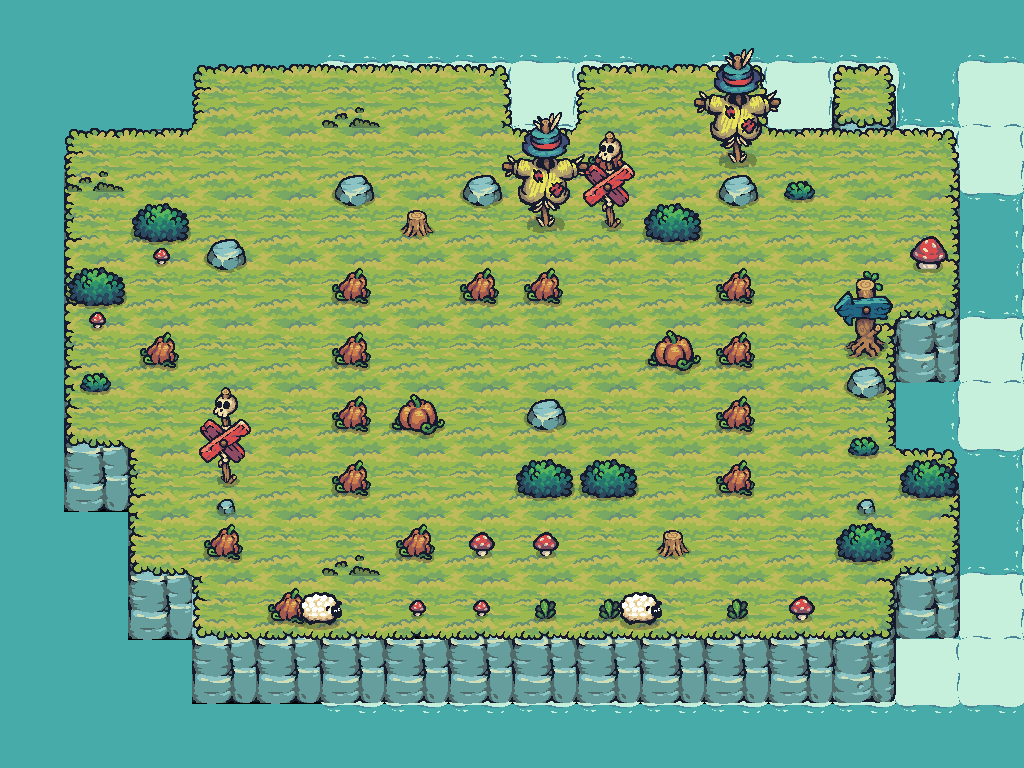

A 2D game scene composited from a Tiled map and its tileset images. What follows is a short description and the map's XML, with each tile layer's data collapsed to a summary:
An orthogonal 16x12 tile map with 64x64 px tiles, 12 tile layers (Water, Foam, layerforedge, new game bg, ...), 24 tilesets and 37 objects (27x Block, 6x Tree, PlayerCheckpoint, AntiPlayerCheckpoint, Player, ...).

<map version="1.10" tiledversion="1.11.0" orientation="orthogonal" renderorder="right-down" width="16" height="12" tilewidth="64" tileheight="64" infinite="0" nextlayerid="29" nextobjectid="11">
 <properties>
  <property name="Star1" type="int" value="4" />
  <property name="Star2" type="int" value="9" />
  <property name="Star3" type="int" value="15" />
 </properties>
 <tileset firstgid="1" source="Terrain.tsx" />
 <tileset firstgid="41" source="Castle_Red.tsx" />
 <tileset firstgid="61" source="Tree.tsx" />
 <tileset firstgid="169" source="17.tsx" />
 <tileset firstgid="171" source="Tower_Blue.tsx" />
 <tileset firstgid="179" source="01.tsx" />
 <tileset firstgid="180" source="06.tsx" />
 <tileset firstgid="181" source="18.tsx" />
 <tileset firstgid="190" source="09.tsx" />
 <tileset firstgid="191" source="12.tsx" />
 <tileset firstgid="192" source="16.tsx" />
 <tileset firstgid="194" source="Castle_Destroyed.tsx" />
 <tileset firstgid="214" source="HappySheep_Idle.tsx" />
 <tileset firstgid="222" source="Tree_192.tsx" />
 <tileset firstgid="234" source="Water.tsx" />
 <tileset firstgid="235" source="Foam_192.tsx" />
 <tileset firstgid="243" source="Tilemap_Elevation.tsx" />
 <tileset firstgid="275" source="02.tsx" />
 <tileset firstgid="276" source="03.tsx" />
 <tileset firstgid="277" source="04.tsx" />
 <tileset firstgid="278" source="07.tsx" />
 <tileset firstgid="279" source="10.tsx" />
 <tileset firstgid="280" source="TX Props.tsx" />
 <tileset firstgid="344" source="13.tsx" />
 <group id="26" name="Common">
  <layer id="13" name="Water" width="16" height="12">
   <data>[192 cells, 88 non-empty, 1 distinct tile ids]</data>
  </layer>
  <layer id="14" name="Foam" width="16" height="12" offsetx="128" offsety="0">
   <data>[192 cells, 44 non-empty, 1 distinct tile ids]</data>
  </layer>
  <layer id="19" name="layerforedge" width="16" height="12">
   <data>[192 cells, 30 non-empty, 11 distinct tile ids]</data>
  </layer>
  <layer id="15" name="new game bg" width="16" height="12">
   <data>[192 cells, 128 non-empty, 12 distinct tile ids]</data>
  </layer>
  <layer id="24" name="eat" width="16" height="12">
   <data>[192 cells, 5 non-empty, 3 distinct tile ids]</data>
  </layer>
  <layer id="27" name="grass" width="16" height="12">
   <data>[192 cells, 3 non-empty, 1 distinct tile ids]</data>
  </layer>
  <layer id="17" name="props" width="16" height="12" offsetx="0" offsety="32">
   <data>[192 cells, 17 non-empty, 7 distinct tile ids]</data>
  </layer>
  <layer id="18" name="propsLayer2" width="16" height="12">
   <data>[192 cells, 15 non-empty, 12 distinct tile ids]</data>
  </layer>
  <objectgroup id="21" name="TreesOutSideGameGrid" class="TreesOutSideGameGrid">
   <object id="3" name="Tree" type="Tree" x="192" y="128" width="64" height="64" />
   <object id="5" name="Tree" type="Tree" x="256" y="128" width="64" height="64" />
   <object id="6" name="Tree" type="Tree" x="384" y="128" width="64" height="64" />
   <object id="7" name="Tree" type="Tree" x="832" y="192" width="64" height="64" />
   <object id="8" name="Tree" type="Tree" x="640" y="128" width="64" height="64" />
   <object id="9" name="Tree" type="Tree" x="192" y="320" width="64" height="64" />
  </objectgroup>
  <layer id="22" name="AheadOfTreesProps" width="16" height="12">
   <data>[192 cells, 6 non-empty, 6 distinct tile ids]</data>
  </layer>
  <objectgroup id="30" name="CollisionblocksForGrid">
   <object id="101" name="Block" type="Block" x="256" y="128" width="576" height="64" />
   <object id="102" name="Block" type="Block" x="256" y="576" width="576" height="64" />
   <object id="103" name="Block" type="Block" x="192" y="192" width="64" height="384" />
   <object id="104" name="Block" type="Block" x="831" y="192" width="64" height="384" />
  </objectgroup>
  <layer id="25" name="BottomEdge" width="16" height="12">
   <data>[192 cells, 2 non-empty, 1 distinct tile ids]</data>
  </layer>
 </group>
 <layer id="13" name="CollisonblockTileLayer" width="16" height="12">
  <data>[192 cells, 23 non-empty, 8 distinct tile ids]</data>
 </layer>
 <layer id="28" name="anothecolblock" width="16" height="12">
  <data>[192 cells, 9 non-empty, 9 distinct tile ids]</data>
 </layer>
 <objectgroup id="5" name="Collisionblocks">
  <object id="1" name="Block" type="Block" x="384" y="192" width="64" height="64" />
  <object id="2" name="Block" type="Block" x="512" y="192" width="64" height="64" />
  <object id="3" name="Block" type="Block" x="576" y="192" width="64" height="64" />
  <object id="4" name="Block" type="Block" x="640" y="192" width="64" height="64" />
  <object id="5" name="Block" type="Block" x="320" y="256" width="64" height="64" />
  <object id="7" name="Block" type="Block" x="448" y="256" width="64" height="64" />
  <object id="8" name="Block" type="Block" x="512" y="256" width="64" height="64" />
  <object id="10" name="Block" type="Block" x="704" y="256" width="64" height="64" />
  <object id="11" name="Block" type="Block" x="320" y="320" width="64" height="64" />
  <object id="12" name="Block" type="Block" x="640" y="320" width="64" height="64" />
  <object id="13" name="Block" type="Block" x="704" y="320" width="64" height="64" />
  <object id="14" name="Block" type="Block" x="320" y="384" width="64" height="64" />
  <object id="15" name="Block" type="Block" x="384" y="384" width="64" height="64" />
  <object id="16" name="Block" type="Block" x="512" y="384" width="64" height="64" />
  <object id="17" name="Block" type="Block" x="704" y="384" width="64" height="64" />
  <object id="18" name="Block" type="Block" x="320" y="448" width="64" height="64" />
  <object id="20" name="Block" type="Block" x="512" y="448" width="64" height="64" />
  <object id="21" name="Block" type="Block" x="576" y="448" width="64" height="64" />
  <object id="23" name="Block" type="Block" x="704" y="448" width="64" height="64" />
  <object id="24" name="Block" type="Block" x="384" y="512" width="64" height="64" />
  <object id="25" name="Block" type="Block" x="448" y="512" width="64" height="64" />
  <object id="26" name="Block" type="Block" x="512" y="512" width="64" height="64" />
  <object id="27" name="Block" type="Block" x="640" y="512" width="64" height="64" />
 </objectgroup>
 <objectgroup id="6" name="Checkpoints">
  <object id="6" name="PlayerCheckpoint" type="PlayerCheckpoint" x="384" y="256" width="64" height="64" />
  <object id="22" name="AntiPlayerCheckpoint" type="AntiPlayerCheckpoint" x="640" y="448" width="64" height="64" />
 </objectgroup>
 <objectgroup id="7" name="Spawnpoints">
  <object id="19" name="Player" type="Player" x="384" y="448" width="64" height="64" />
  <object id="9" name="AntiPlayer" type="AntiPlayer" x="640" y="256" width="64" height="64" />
 </objectgroup>
</map>
